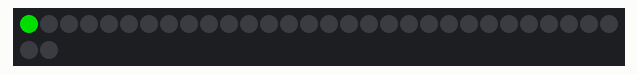
A sketch run on a simulated Arduino Uno, built with avr-gcc and run on an emulated ATmega328P. On the bench: 32 RGB LEDs in strip order, left to right, continuing on the next row. Dim RGB values are drawn brighter than linear.

Above: at 0.1 s.
At 3.6 s:
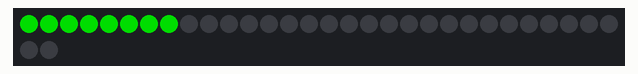
At 7.6 s:
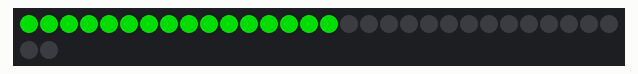
At 11.6 s:
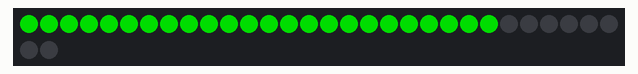
At 15.6 s:
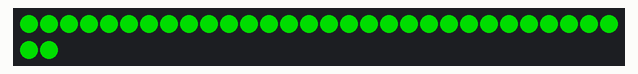

The sketch:

PixelTest.ino
```cpp
#include <Adafruit_NeoPixel.h>
#ifdef __AVR__
  #include <avr/power.h>
#endif

#define PIN            15
#define NUMPIXELS      32

Adafruit_NeoPixel pixels = Adafruit_NeoPixel(NUMPIXELS, PIN, NEO_GRB + NEO_KHZ800);

void setup() {
  pixels.begin(); // This initializes the NeoPixel library.
}

void loop() {
  for(int i=0; i<NUMPIXELS; i++){
    pixels.setPixelColor(i, pixels.Color(0, 150, 0));

    pixels.show(); // Actually display the changes we made.
    delay(500); // Delay for half a second.
  }
}
```
